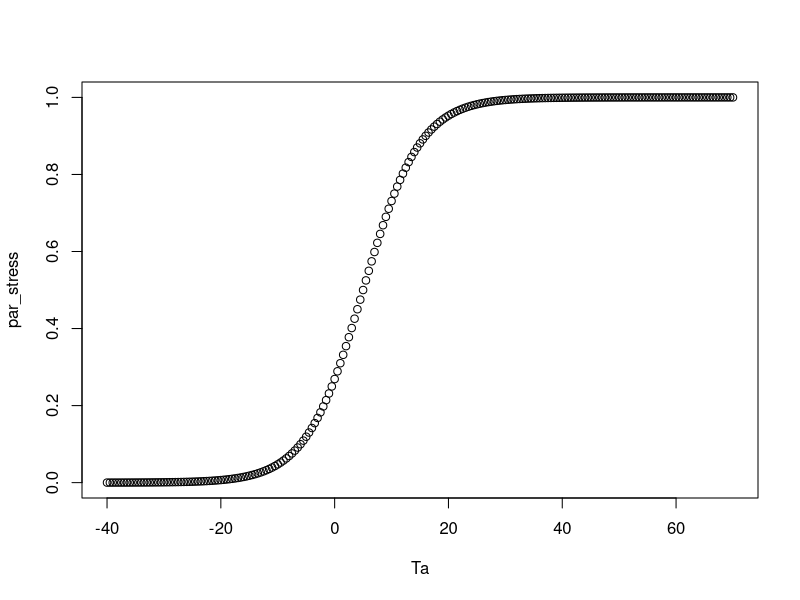
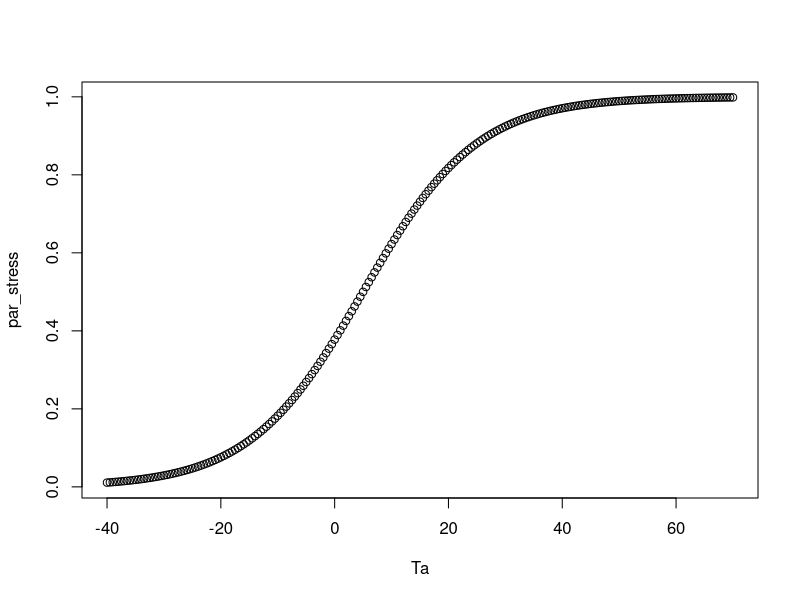
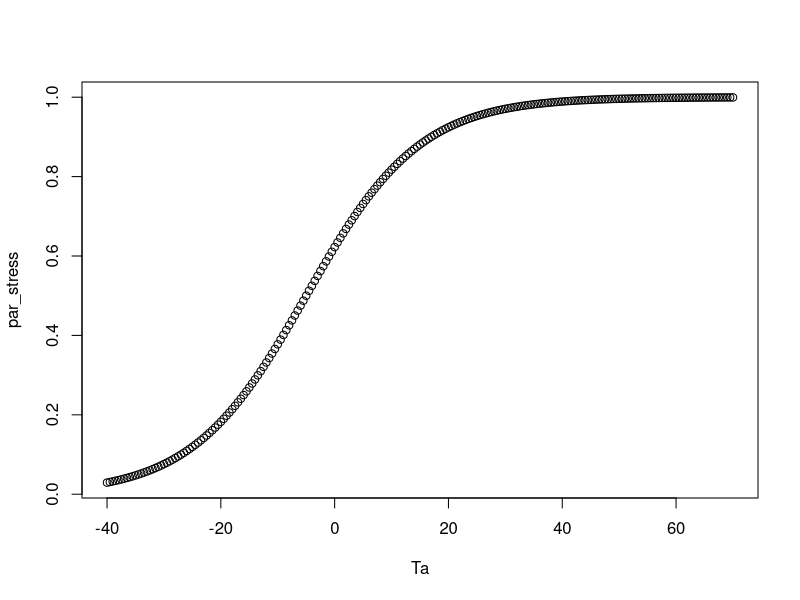
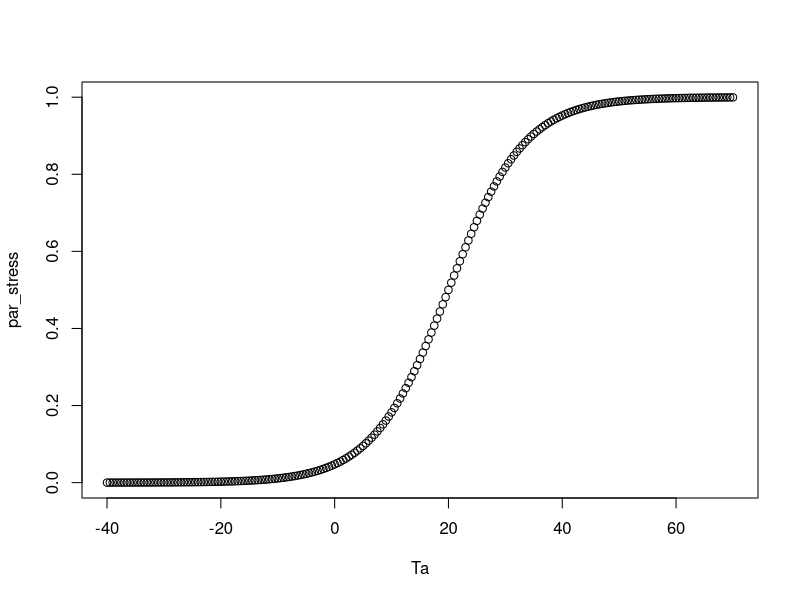
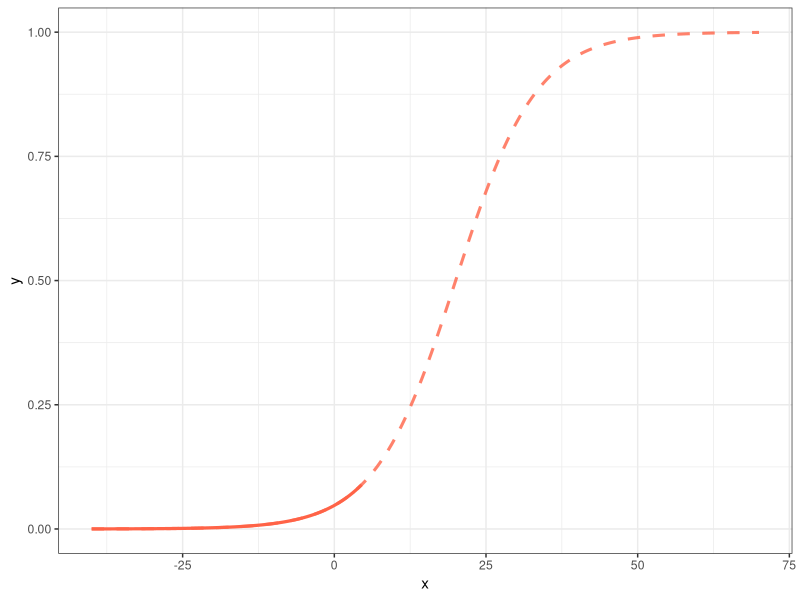
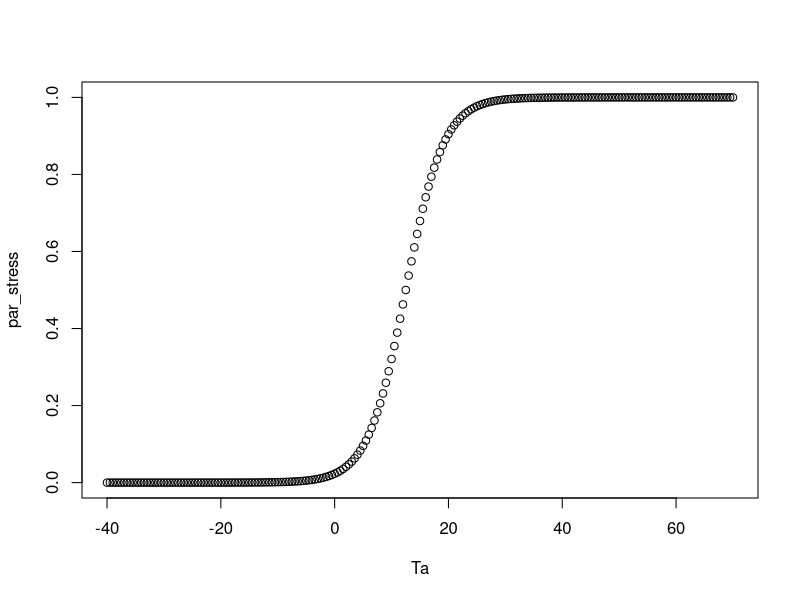
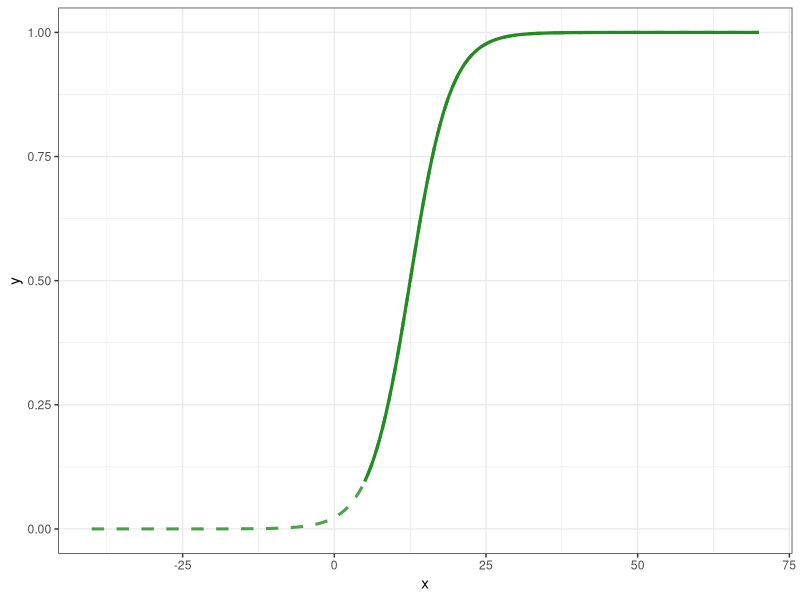
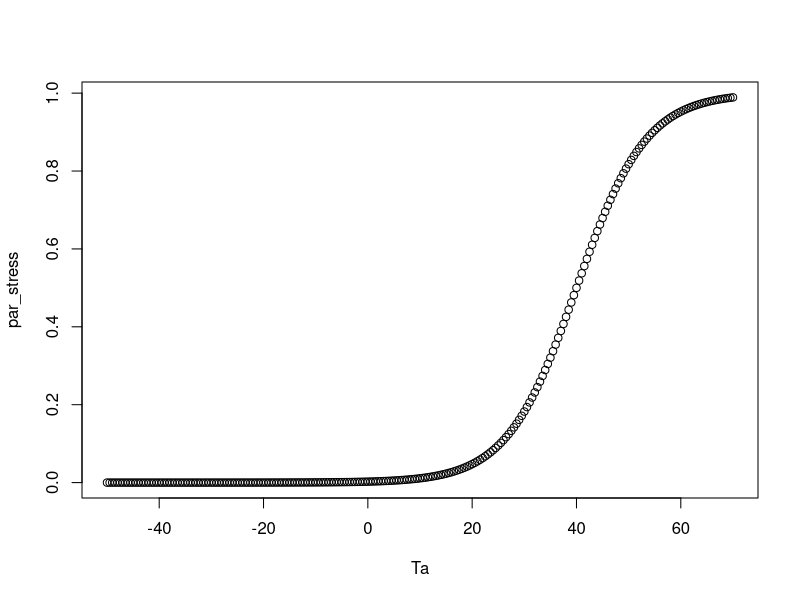

These charts were generated, in order, by the following R code: (Note: this script raises an error after producing the figures.)
f_hardening <- function(temp, par){
  #changing the function according to the logistic function in weikipeidia:
  #https://en.wikipedia.org/wiki/Logistic_function
  xx_ori <- temp # * ppfd
  xx <- (-1)*par["b"] * (xx_ori - par["a"])
  yy <- 1 / (1 + exp(xx))
  plot(xx_ori,yy,xlab="Ta",ylab="par_stress")
  return(yy)
}

##
temp<-seq(-40,70,0.5)

#
par1<-c("a"=5,"b"=0.2)
f_hardening(temp,par1)

par1<-c("a"=5,"b"=0.1)
f_hardening(temp,par1)

par1<-c("a"=-5,"b"=0.1)
f_hardening(temp,par1)

#officially plotting:
library(ggplot2)
#-------------------------
#for "hardening"
#-------------------------
x=temp
par1<-c("a"=20,"b"=0.15)
y=f_hardening(temp,par = par1)
#
df1<-data.frame(x=x,y=y)
df_sel1<-df1[1:90,]
ggplot()+
  geom_line(data=df1,aes(x=x,y=y),col=adjustcolor("tomato",0.8),lty=2,size=1.05)+
  geom_line(data=df_sel1,aes(x=x,y=y),size=1.1,col="tomato")+
  theme_bw()
  # theme_void()

#-------------------------
#for "dehardening"
#-------------------------
x=temp
par2<-c("a"=12.5,"b"=0.3)
y=f_hardening(temp,par = par2)
#
df2<-data.frame(x=x,y=y)
df_sel2<-df2[91:nrow(df2),]
ggplot()+
  geom_line(data=df2,aes(x=x,y=y),col=adjustcolor("forestgreen",0.8),lty=2,size=1.05)+
  geom_line(data=df_sel2,aes(x=x,y=y),size=1.1,col="forestgreen")+
  theme_bw()
  # theme_void()

#--------------------------
#merge "hardenning" and "dehardening" period
#-------------------------

#
# p_plot<-ggplot()+
#   geom_line(data=df1,aes(x=x,y=y),col=adjustcolor("tomato",0.8),lty=2,size=1.05)+
#   geom_line(data=df_sel1,aes(x=x,y=y),size=1.1,col="tomato")+
#   geom_line(data=df2,aes(x=x,y=y),col=adjustcolor("forestgreen",0.8),lty=2,size=1.05)+
#   geom_line(data=df_sel2,aes(x=x,y=y),size=1.1,col="forestgreen")+
#   xlab("")+
#   # xlab(expression("T"[min]*"( °C )"))+
#   ylab(expression(italic("f")[stress]))+
#   theme_bw()+
#   theme(axis.title = element_text(size = 18),
#         axis.ticks.x = element_blank(),
#         axis.text.x = element_blank(),
#         axis.text = element_text(size=16))
#save the plot:
# path<-"./manuscript/figures/"
# ggsave(p_plot,filename = paste0(path,"f_stress.png"),height = 4,width = 5.5)


################################################
#re-make the plots:
#-------------------------
#for "hardening"
#-------------------------
temp<-seq(-50,70,0.5)
x=temp
par1<-c("a"=40,"b"=0.15)
y=f_hardening(temp,par = par1)
#
df1<-data.frame(x=x,y=y)
df_sel1<-df1[1:90,]
p_plot1<-ggplot()+
  geom_line(data=df1,aes(x=x,y=y),col=adjustcolor("tomato",0.8),lty=1,size=1.05)+
  # geom_line(data=df_sel1,aes(x=x,y=y),size=1.1,col="tomato")+
  xlab(expression("T"[min]*"( °C )"))+
  ylab(expression(italic("f")[1]))+
  # ggtitle("Hardening")+
  ggtitle("Phase 1")+
  theme_bw()+
  theme(axis.title = element_text(size = 18),
        axis.ticks.x = element_blank(),
        axis.text.x = element_blank(),
        axis.text = element_text(size=16),
        plot.title = element_text(hjust=0.5))
  
# theme_void()

#-------------------------
#for "dehardening"
#-------------------------
temp<-seq(-20,50,0.5)
par2<-c("a"=12.5,"b"=0.3)
y=f_hardening(temp,par = par2)
#
df2<-data.frame(x=x,y=y)
df_sel2<-df2[91:nrow(df2),]
p_plot2<-ggplot()+
  geom_line(data=df2,aes(x=x,y=y),col=adjustcolor("forestgreen",0.8),lty=1,size=1.05)+
  # geom_line(data=df_sel2,aes(x=x,y=y),size=1.1,col="forestgreen")+
  xlab(expression("GDD"*"( °C )"))+
  ylab(expression(italic("f")[2]))+
  # ggtitle("Dehardening")+
  ggtitle("Phase 2")+
  theme_bw()+
  theme(axis.title = element_text(size = 18),
        axis.ticks.x = element_blank(),
        axis.text.x = element_blank(),
        axis.text = element_text(size=16),
        plot.title = element_text(hjust=0.5)
        )
# theme_void()

##merge two plots:
library(cowplot)
library(grid)

path<-"./manuscript/figures/"
p_plot<-plot_grid(p_plot1,p_plot2,ncol=2)
ggsave(p_plot,filename = paste0(path,"f_stress.png"),height = 3,width = 6)
